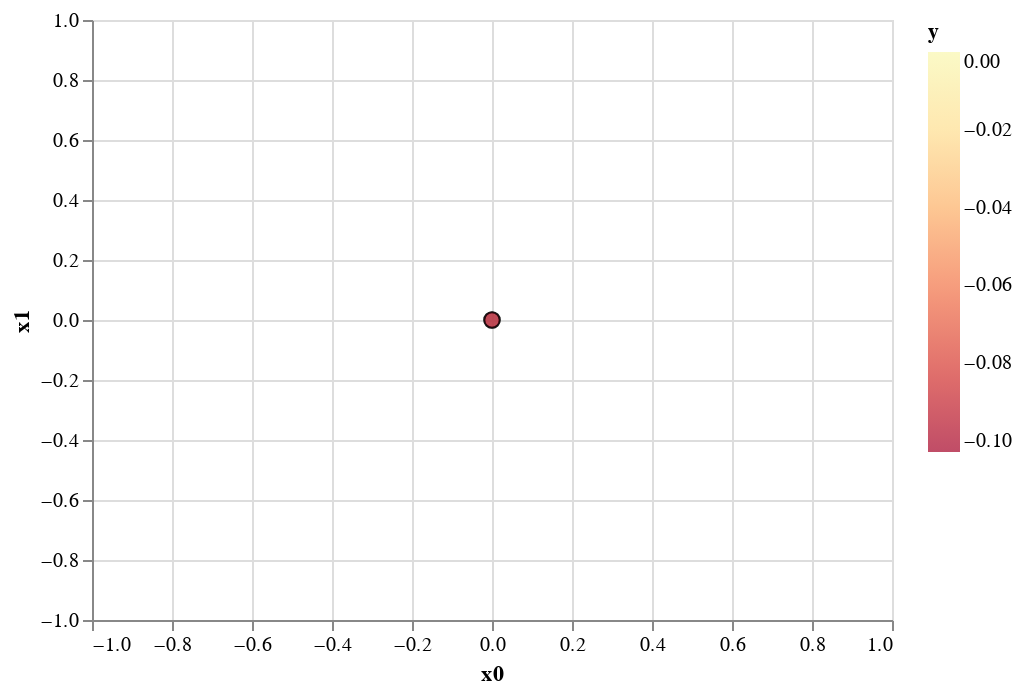

Here is the notebook cell this chart was saved with:
### Markdown cell above
Evaluate the function and plot all the evaluations so far:

### Code cell
y = blackbox2([x0.value, x1.value])[0][0]
print(f'Evaluated black box at ({x0.value}, {x1.value}); result={y}')
blackbox2.plot_xy()

### Figure 1 — Vega-Lite specification as saved in the notebook (floating-point values rounded to 4 significant figures)
{"config": {"view": {"continuousWidth": 400, "continuousHeight": 300}}, "data": {"name": "data-bd569c7d3950db845dfaf265a23d43ef"}, "mark": {"type": "circle", "size": 60, "stroke": "black", "strokeWidth": 1}, "encoding": {"color": {"type": "quantitative", "field": "y", "scale": {"domainMid": 0, "scheme": "redyellowgreen"}}, "x": {"type": "quantitative", "field": "x0", "scale": {"domain": [-1, 1]}}, "y": {"type": "quantitative", "field": "x1", "scale": {"domain": [-1, 1]}}}, "$schema": "https://vega.github.io/schema/vega-lite/v4.8.1.json", "datasets": {"data-bd569c7d3950db845dfaf265a23d43ef": [{"x0": 0.0, "x1": 0.0, "y": 0.0}, {"x0": 0.0, "x1": 0.0, "y": -0.1028}]}}
